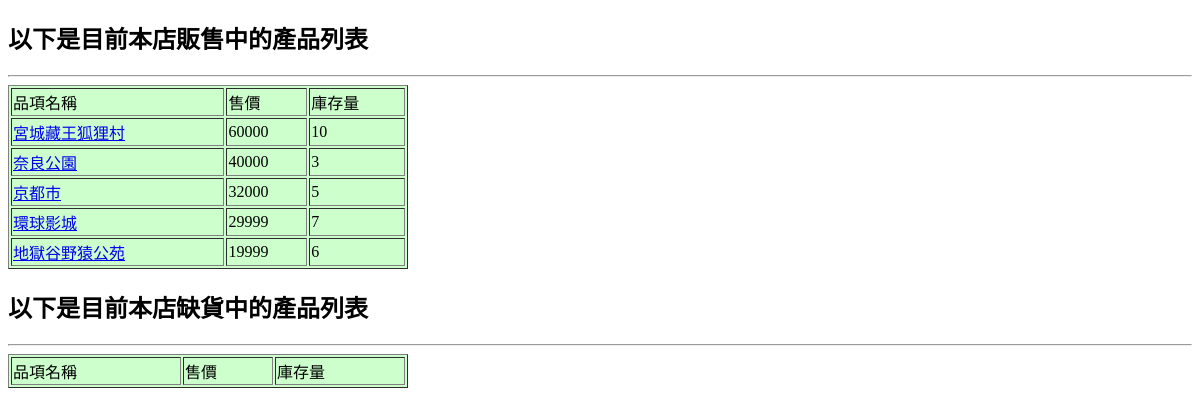
The page /list/ on the database as committed earlier.
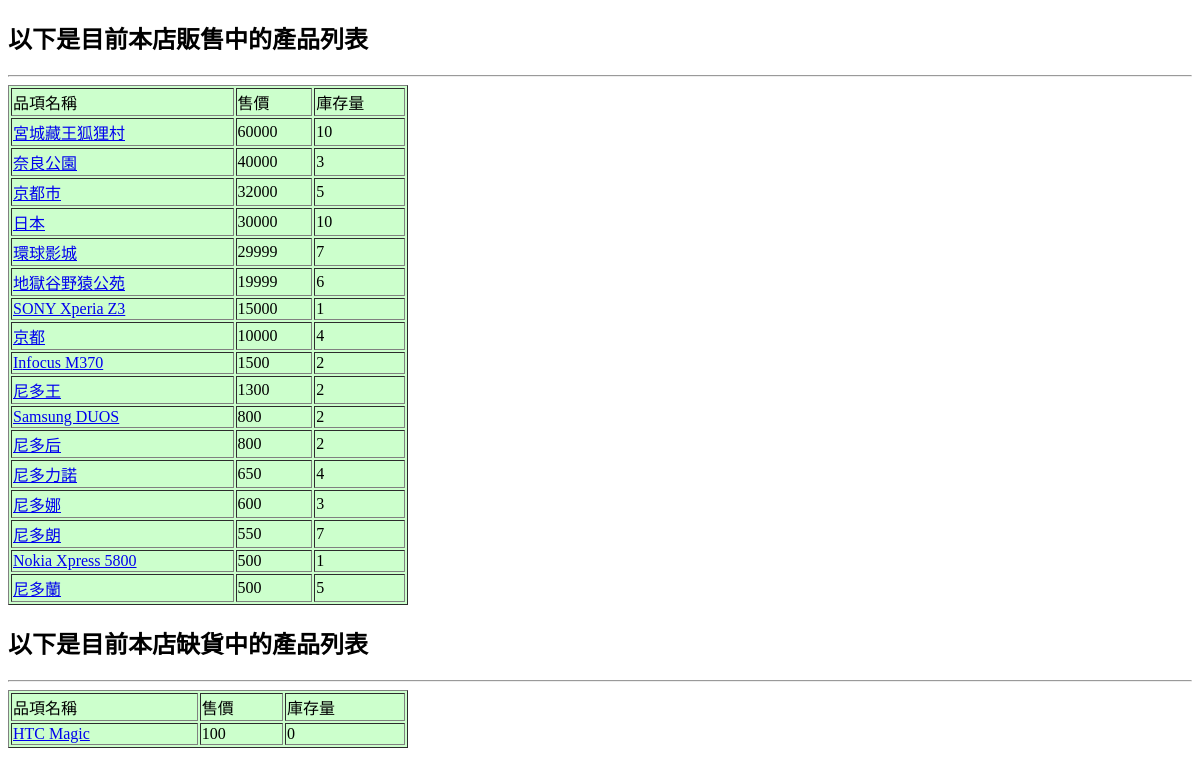
The same page on the database as committed later.
### mysite/models.py (models this page shows, shortened)
class Product(models.Model):
    SIZES = (
    ('S', 'Small'),
    ('M', 'Medium'),
    ('L', 'Large'),
    )
    sku = models.CharField(max_length=5)
    name = models.CharField(max_length=20)
    price = models.PositiveIntegerField()
    qty=models.PositiveIntegerField()
    size = models.CharField(max_length=1, choices=SIZES)

### mysite/views.py (the view)
# urls.py: path('list/', views.listing),
def listing(request):
    products = Product.objects.all().order_by('-price').exclude(qty=0)
    products2 = Product.objects.filter(qty=0)
    return render(request,'list.html',locals())

### templates/list.html (shortened to what this page needs)
<!DOCTYPE html>
<html>
<head>
</head>
<body>
    <h2>以下是目前本店販售中的產品列表</h2>
    <hr>
    <table width=400 border=1 bgcolor='#ccffcc'>
        <tr>
            <td>品項名稱</td>
            <td>售價</td>
            <td>庫存量</td>
        </tr>
        {% for p in products %}
        <tr>
            <td><a href='/list/{{p.sku}}'>{{p.name}}</a></td>
            <td>{{p.price}}</td>
            <td>{{p.qty}}</td>
        </tr>
        {% endfor %}
    </table>
    <h2>以下是目前本店缺貨中的產品列表</h2>
    <hr>
    <table width=400 border=1 bgcolor='#ccffcc'>
        <tr>
            <td>品項名稱</td>
            <td>售價</td>
            <td>庫存量</td>
        </tr>
        {% for p in products2 %}
        <tr>
            <td><a href='/list/{{p.sku}}'>{{p.name}}</a></td>
            <td>{{p.price}}</td>
            <td>{{p.qty}}</td>
        </tr>
        {% endfor %}
    </table>
</body>
</html>

Rows that differ between the two databases and show on the page:
added Product: name "日本", price "30000", qty "10", shown under "以下是目前本店販售中的產品列表"
added Product: name "SONY Xperia Z3", price "15000", qty "1", shown under "以下是目前本店販售中的產品列表"
added Product: name "京都", price "10000", qty "4", shown under "以下是目前本店販售中的產品列表"
added Product: name "Infocus M370", price "1500", qty "2", shown under "以下是目前本店販售中的產品列表"
added Product: name "尼多王", price "1300", qty "2", shown under "以下是目前本店販售中的產品列表"
added Product: name "Samsung DUOS", price "800", qty "2", shown under "以下是目前本店販售中的產品列表"
added Product: name "尼多后", price "800", qty "2", shown under "以下是目前本店販售中的產品列表"
added Product: name "尼多力諾", price "650", qty "4", shown under "以下是目前本店販售中的產品列表"
added Product: name "尼多娜", price "600", qty "3", shown under "以下是目前本店販售中的產品列表"
added Product: name "尼多朗", price "550", qty "7", shown under "以下是目前本店販售中的產品列表"
added Product: name "Nokia Xpress 5800", price "500", qty "1", shown under "以下是目前本店販售中的產品列表"
added Product: name "尼多蘭", price "500", qty "5", shown under "以下是目前本店販售中的產品列表"
added Product: name "HTC Magic", price "100", qty "0", shown under "以下是目前本店缺貨中的產品列表"
